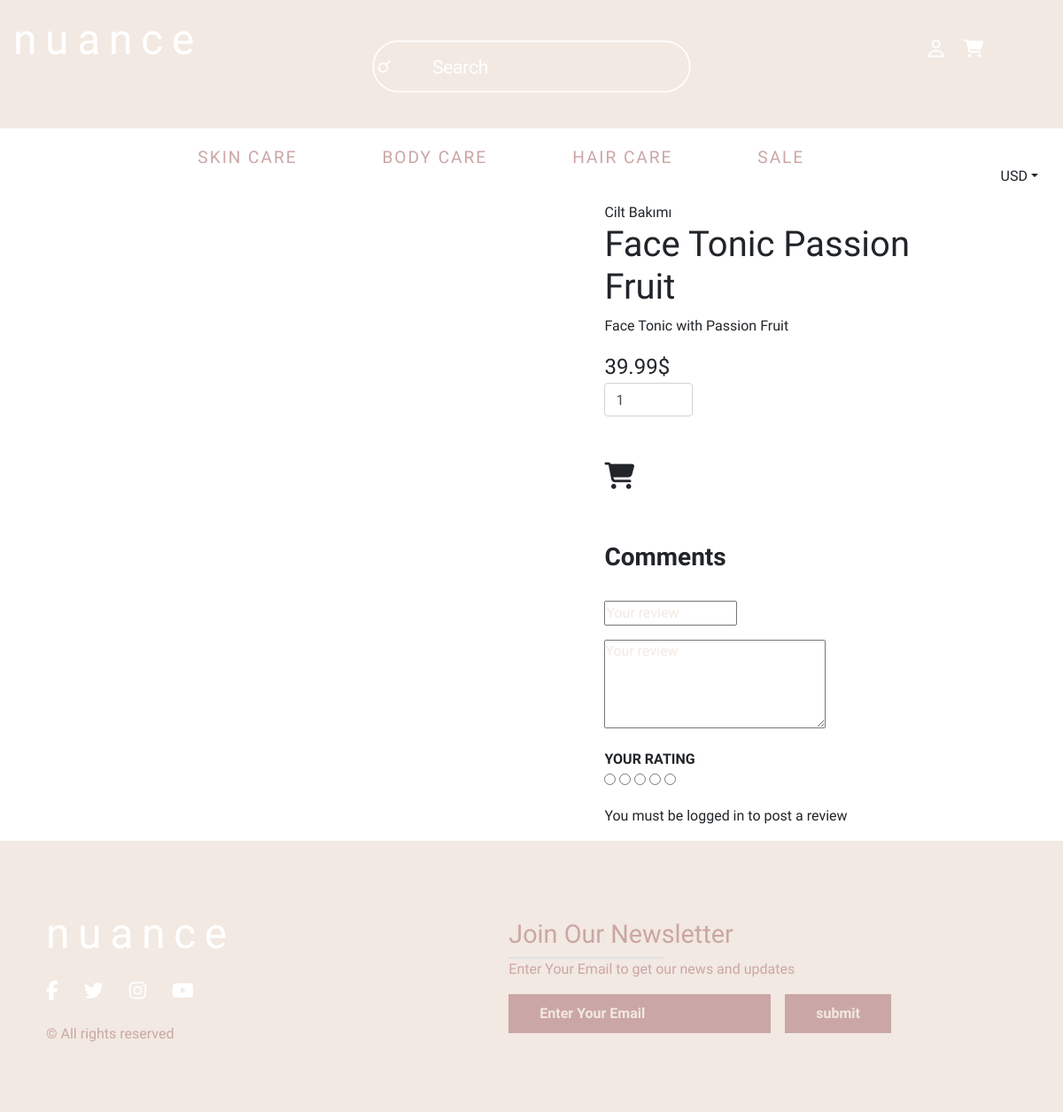
The app's page /products/single_page/cilt-bakm-hvwv/ with its own data.
### product_app/models.py (models this page shows, shortened)
class Product(models.Model):
    id = models.IntegerField(primary_key=True)
    slug = models.SlugField(blank=True)
    title = models.CharField(max_length=150,null=True)
    price = models.DecimalField(decimal_places=2,max_digits=20,default=39.99)
    description = models.TextField()
    name = models.CharField(max_length=150)
    quantity_instocks = models.IntegerField()
    warranty_status = models.CharField(max_length=150)
    distributer_info = models.TextField(null=True)
    model_number = models.IntegerField(null=True)
    image_of_product = models.ImageField(upload_to=upload_image_path,null=True,blank=True)
    objects = ProductManager()

### product_app/views.py (the view)
# urls.py: path('products/single_page/<slug:slug>/',single_page,name = 'single_page'),
def single_page(request,slug):
    instance = Product.objects.get(slug=slug)
    comments = Comment.objects.filter(product=instance)
    context = {
        'obj' : instance,
        'comments' : comments
    }
    return render(request,"product/single_page.html",context)

### templates/product/single_page.html (shortened to what this page needs)
<!DOCTYPE html>
{% load static %}
<html lang="en">
<head>
    <link rel="stylesheet" href="https://stackpath.bootstrapcdn.com/bootstrap/4.4.1/css/bootstrap.min.css">
    <link href="https://stackpath.bootstrapcdn.com/font-awesome/4.7.0/css/font-awesome.min.css" rel="stylesheet">
    <link rel="stylesheet" type="text/css" href="//cdn.jsdelivr.net/npm/slick-carousel@1.8.1/slick/slick.css"/>
    <link rel="stylesheet" href="{% static 'product_style/single_page.css' %}">
</head>
<body>
{% include 'last_header.html'%}
    <main>
        <div class="product-container container">
            <div class="row product-row">
            <div class="left-column offset-md-1 col-6 col-md-6 ">
            </div>
            <div class="right-column col-5 col-md-5">
                <div class="product-description">
                <span>{{ obj.title }}</span>
                <h1>{{ obj.name }}</h1>
                <p>{{ obj.description }}</p>
                </div>
                <form class="form" action='{% url "add_to_cart" obj.slug %}' method="post" id="my_form">{% csrf_token %}
                <div class="product-price">
                <span>{{ obj.price }}$</span>
                <input style="width:100px" class="form-control" type="number" name='qty' value='1'>
                <br> <a class="add fas fa-shopping-cart fa-lg" type = 'submit' value='Add to cart' onclick="document.getElementById('my_form').submit();" ></a>
                </form>
                </div>
                <br>
                <div class="comments">
                    <h3><strong>Comments</strong></h3>
                    <br>
                    </div>
                    <form class="review-form" action='{% url "add_comment" obj.slug %}' method="post">
                      <div class="form-group">
                        <input style="width:150px"type="text" class="input" name="subject" placeholder="Your review">
                      </div>
                      <div class="form-group">
                        <textarea  style="width:250px;height:100px "name="comment" class="input" placeholder="Your review"></textarea>
                      </div>
                      <div class="form-group">
                        <div class="input-rating">
                          <strong class="text-uppercase">Your Rating</strong>
                          <div class="stars">
                            <input type="radio" id="star1" name="rate" value="1"><label for="star1"></label>
                            <input type="radio" id="star2" name="rate" value="2"><label for="star2"></label>
                            <input type="radio" id="star3" name="rate" value="3"><label for="star3"></label>
                            <input type="radio" id="star4" name="rate" value="4"><label for="star4"></label>
                            <input type="radio" id="star5" name="rate" value="5"><label for="star5"></label>
                          </div>
                        </div>
                      </div>
                      {% if user.is_authenticated %}
                      {% csrf_token%}
                      <button type="primary-tbn">Submit</button>
                      {%else%}
                        You must be logged in to post a review
                      {% endif %}
                    </form>
                </div>
            </div>
    </main>
{% include 'footer.html'%}
</body>
</html>

### static/product_style/single_page.css (style rules this page uses)
:root { --pink: #cba6a6 ; --yellow: #d2c5a1; --orange: #deb597 ; --blue: #a9bbc9 ; --green: #b9c9a9 ; --background-color: #f2e9e2 ; --opensans-condensed: 'Open Sans Condensed', sans-serif ; --opensans: 'Open Sans', sans-serif; }
.product-row { background-color: white; padding: 1em; font-family: var(--opensans-condensed); }
.product-price { font-size: 1.5em; }
.add { padding-top: 1em; color:var(--pink); }
.comments { padding-top: 2em; }

### static/header_footer/last_header.css (style rules this page uses)
:root { --pink: #cba6a6 ; --yellow: #d2c5a1; --orange: #deb597 ; --blue: #a9bbc9 ; --green: #b9c9a9 ; --background-color: #f2e9e2 ; --opensans-condensed: 'Open Sans Condensed', sans-serif ; --opensans: 'Open Sans', sans-serif; }
*, *:before, *:after { -webkit-tap-highlight-color: transparent; -webkit-tap-highlight-color: rgba(0,0,0,0); user-select: none; -webkit-user-select: none; -khtml-user-select: none; -moz-user-select: none; -ms-user-select: none; -o-user-select: none; box-sizing: border-box; -webkit-box-sizing: border-box; padding: 0; margin: 0; }

### static/header_footer/footer.css (style rules this page uses)
:root { --pink: #cba6a6 ; --yellow: #d2c5a1; --orange: #deb597 ; --blue: #a9bbc9 ; --green: #b9c9a9 ; --background-color: #f2e9e2 ; --opensans-condensed: 'Open Sans Condensed', sans-serif ; --opensans: 'Open Sans', sans-serif; }
::placeholder { color: var(--background-color); }

### records on screen
Product: title "Cilt Bakımı", name "Face Tonic Passion Fruit", description "Face Tonic with Passion Fruit", price "39.99"
